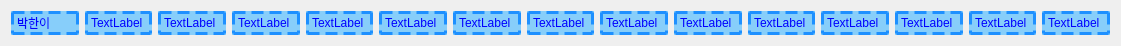
   <widget class="QWidget" name="horizontalLayoutWidget">
    <property name="geometry">
     <rect>
      <x>140</x>
      <y>189</y>
      <width>1121</width>
      <height>41</height>
     </rect>
    </property>
    <layout class="QHBoxLayout" name="horizontalLayout_37">
     <item>
      <widget class="QLabel" name="label_541">
       <property name="styleSheet">
        <string notr="true">color: blue;
background-color: #87CEFA;
border-style: dashed;
border-width: 3px;             
border-color: #1E90FF;
text-align: center</string>
       </property>
       <property name="text">
        <string>박한이</string>
       </property>
      </widget>
     </item>
     <item>
      <widget class="QLabel" name="label_542">
       <property name="styleSheet">
        <string notr="true">color: blue;
background-color: #87CEFA;
border-style: dashed;
border-width: 3px;             
border-color: #1E90FF</string>
       </property>
       <property name="text">
        <string>TextLabel</string>
       </property>
      </widget>
     </item>
     <item>
      <widget class="QLabel" name="label_543">
       <property name="styleSheet">
        <string notr="true">color: blue;
background-color: #87CEFA;
border-style: dashed;
border-width: 3px;             
border-color: #1E90FF</string>
       </property>
       <property name="text">
        <string>TextLabel</string>
       </property>
      </widget>
     </item>
     <item>
      <widget class="QLabel" name="label_544">
       <property name="styleSheet">
        <string notr="true">color: blue;
background-color: #87CEFA;
border-style: dashed;
border-width: 3px;             
border-color: #1E90FF</string>
       </property>
       <property name="text">
        <string>TextLabel</string>
       </property>
      </widget>
     </item>
     <item>
      <widget class="QLabel" name="label_545">
       <property name="styleSheet">
        <string notr="true">color: blue;
background-color: #87CEFA;
border-style: dashed;
border-width: 3px;             
border-color: #1E90FF</string>
       </property>
       <property name="text">
        <string>TextLabel</string>
       </property>
      </widget>
     </item>
     <item>
      <widget class="QLabel" name="label_546">
       <property name="styleSheet">
        <string notr="true">color: blue;
background-color: #87CEFA;
border-style: dashed;
border-width: 3px;             
border-color: #1E90FF</string>
       </property>
       <property name="text">
        <string>TextLabel</string>
       </property>
      </widget>
     </item>
     <item>
      <widget class="QLabel" name="label_547">
       <property name="styleSheet">
        <string notr="true">color: blue;
background-color: #87CEFA;
border-style: dashed;
border-width: 3px;             
border-color: #1E90FF</string>
       </property>
       <property name="text">
        <string>TextLabel</string>
       </property>
      </widget>
     </item>
     <item>
      <widget class="QLabel" name="label_548">
       <property name="styleSheet">
        <string notr="true">color: blue;
background-color: #87CEFA;
border-style: dashed;
border-width: 3px;             
border-color: #1E90FF</string>
       </property>
       <property name="text">
        <string>TextLabel</string>
       </property>
      </widget>
     </item>
     <item>
      <widget class="QLabel" name="label_549">
       <property name="styleSheet">
        <string notr="true">color: blue;
background-color: #87CEFA;
border-style: dashed;
border-width: 3px;             
border-color: #1E90FF</string>
       </property>
       <property name="text">
        <string>TextLabel</string>
       </property>
      </widget>
     </item>
     <item>
      <widget class="QLabel" name="label_550">
       <property name="styleSheet">
        <string notr="true">color: blue;
background-color: #87CEFA;
border-style: dashed;
border-width: 3px;             
border-color: #1E90FF
</string>
       </property>
       <property name="text">
        <string>TextLabel</string>
       </property>
      </widget>
     </item>
     <item>
      <widget class="QLabel" name="label_551">
       <property name="styleSheet">
        <string notr="true">color: blue;
background-color: #87CEFA;
border-style: dashed;
border-width: 3px;             
border-color: #1E90FF</string>
       </property>
       <property name="text">
        <string>TextLabel</string>
       </property>
      </widget>
     </item>
     <item>
      <widget class="QLabel" name="label_552">
       <property name="styleSheet">
        <string notr="true">color: blue;
background-color: #87CEFA;
border-style: dashed;
border-width: 3px;             
border-color: #1E90FF</string>
       </property>
       <property name="text">
        <string>TextLabel</string>
       </property>
      </widget>
     </item>
     <item>
      <widget class="QLabel" name="label_553">
       <property name="styleSheet">
        <string notr="true">color: blue;
background-color: #87CEFA;
border-style: dashed;
border-width: 3px;             
border-color: #1E90FF</string>
       </property>
       <property name="text">
        <string>TextLabel</string>
       </property>
      </widget>
     </item>
     <item>
      <widget class="QLabel" name="label_554">
       <property name="styleSheet">
        <string notr="true">color: blue;
background-color: #87CEFA;
border-style: dashed;
border-width: 3px;             
border-color: #1E90FF</string>
       </property>
       <property name="text">
        <string>TextLabel</string>
       </property>
      </widget>
     </item>
     <item>
      <widget class="QLabel" name="label_555">
       <property name="styleSheet">
        <string notr="true">color: blue;
background-color: #87CEFA;
border-style: dashed;
border-width: 3px;             
border-color: #1E90FF</string>
       </property>
       <property name="text">
        <string>TextLabel</string>
       </property>
      </widget>
     </item>
    </layout>
   </widget>
